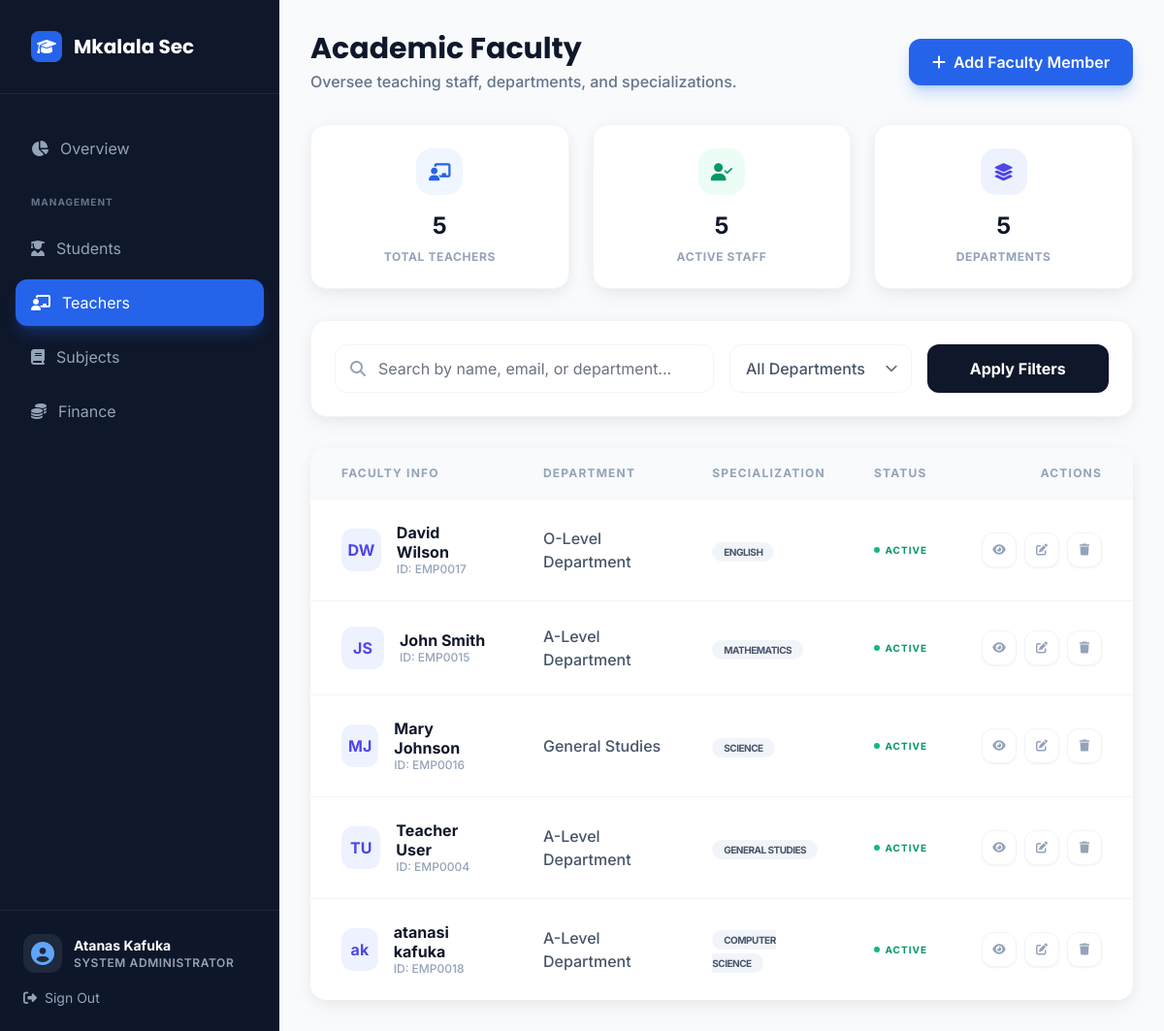
Screenshot of /teachers/ (signed in) with the database file from the repository.
### core/models.py (models this page shows, shortened)
class User(AbstractUser):
    ROLE_CHOICES = [
        ('student', _('Student')),
        ('teacher', _('Teacher')),
        ('headmaster', _('Head of School')),
    ]
    role = models.CharField(max_length=20, choices=ROLE_CHOICES, default='student')
    is_student = models.BooleanField(default=False)
    is_faculty = models.BooleanField(default=False)
    is_parent = models.BooleanField(default=False)
    is_headmaster = models.BooleanField(default=False)
    profile_picture = models.ImageField(upload_to='profile_pictures/', blank=True, null=True)
    groups = models.ManyToManyField(
        Group,
        verbose_name=_('groups'),
        blank=True,
        related_name='custom_user_set',
        related_query_name='custom_user',
    )
    user_permissions = models.ManyToManyField(
        Permission,
        verbose_name=_('user permissions'),
        blank=True,
        related_name='custom_user_set',
        related_query_name='custom_user',
    )

class FacultyProfile(models.Model):
    DESIGNATION_CHOICES = [
        ('prof', _('Professor')),
        ('assoc_prof', _('Associate Professor')),
        ('asst_prof', _('Assistant Professor')),
        ('lecturer', _('Lecturer')),
    ]
    user = models.OneToOneField(User, on_delete=models.CASCADE, related_name='faculty_profile')
    employee_id = models.CharField(max_length=20, unique=True, blank=True)
    department = models.ForeignKey(Department, on_delete=models.CASCADE)
    designation = models.CharField(max_length=MAX_NAME_LENGTH, choices=DESIGNATION_CHOICES)
    specialization = models.CharField(max_length=200, blank=True)
    joining_date = models.DateField(auto_now_add=True)
    profile_picture = models.ImageField(upload_to='faculty_pics/', blank=True, null=True)

class Department(models.Model):
    EDUCATION_LEVEL_CHOICES = [
        ('olevel', 'O-Level (Form 1-4)'),
        ('alevel', 'A-Level (Form 5-6)'),
        ('primary', 'Primary School'),
        ('tertiary', 'Tertiary/University'),
    ]
    code = models.CharField(max_length=10, unique=True)
    name = models.CharField(max_length=MAX_NAME_LENGTH)
    education_level = models.CharField(max_length=10, choices=EDUCATION_LEVEL_CHOICES, default='olevel')
    slug = models.SlugField(max_length=120, unique=True, blank=True)
    description = models.TextField(blank=True)
    class Meta:
        ordering = ['name']
        indexes = [models.Index(fields=['code'])]

### core/views.py (the view, shortened to what this page needs)
# urls.py: path('teachers/', views.TeacherListView.as_view(), name='admin_teacher_list'),
class TeacherListView(LoginRequiredMixin, UserPassesTestMixin, ListView):
    model = FacultyProfile
    template_name = 'core/admin_management/admin_teacher_list.html'
    context_object_name = 'teachers'
    paginate_by = 20
    def test_func(self):
        return is_admin(self.request.user)
    def get_queryset(self):
        queryset = FacultyProfile.objects.select_related('user', 'department').order_by('user__first_name', 'user__last_name')
        search_query = self.request.GET.get('search', '')
        department_filter = self.request.GET.get('department', '')
        if department_filter:
            queryset = queryset.filter(department__id=department_filter)
        status_filter = self.request.GET.get('status', '')
        if status_filter == 'active':
            queryset = queryset.filter(user__is_active=True)
        elif status_filter == 'inactive':
            queryset = queryset.filter(user__is_active=False)
        return queryset
    def get_context_data(self, **kwargs):
        context = super().get_context_data(**kwargs)
        total_teachers = FacultyProfile.objects.count()
        active_teachers = FacultyProfile.objects.filter(user__is_active=True).count()
        new_teachers = FacultyProfile.objects.filter(
            user__date_joined__month=timezone.now().month,
            user__date_joined__year=timezone.now().year
        ).count()
        total_departments = Department.objects.count()
        total_students = StudentProfile.objects.count()
        departments = Department.objects.all()
        context.update({
            'title': 'Teacher Management',
            'total_teachers': total_teachers,
            'active_teachers': active_teachers,
            'new_teachers': new_teachers,
            'total_departments': total_departments,
            'departments': departments,
            'total_students': total_students,
        })
        return context

### core/utils.py (called while the page is built)
def is_admin(user):
    return hasattr(user, 'admin_profile') or (hasattr(user, 'role') and user.role == 'admin') or user.is_superuser

### templates/core/admin_management/admin_teacher_list.html (shortened to what this page needs)
{% extends 'core/base_dashboard.html' %}
{% load static %}
{% block user_role %}System Administrator{% endblock %}
{% block sidebar_nav %}
<a href="{% url 'admin_dashboard' %}" class="sidebar-item text-slate-400">
    <i class="fas fa-chart-pie"></i>
    <span>Overview</span>
</a>
<div class="pt-4 pb-2 px-4 text-[10px] font-bold text-slate-500 uppercase tracking-widest">Management</div>
<a href="{% url 'admin_student_list' %}" class="sidebar-item text-slate-400">
    <i class="fas fa-user-graduate"></i>
    <span>Students</span>
</a>
<a href="{% url 'admin_teacher_list' %}" class="sidebar-item-active">
    <i class="fas fa-chalkboard-teacher"></i>
    <span>Teachers</span>
</a>
<a href="{% url 'subjects_management' %}" class="sidebar-item text-slate-400">
    <i class="fas fa-book"></i>
    <span>Subjects</span>
</a>
<a href="{% url 'admin_fees' %}" class="sidebar-item text-slate-400">
    <i class="fas fa-coins"></i>
    <span>Finance</span>
</a>
{% endblock %}
{% block main_content %}
<div class="flex flex-col md:flex-row md:items-center justify-between gap-6">
    <div class="space-y-1">
        <h1 class="text-3xl font-display font-bold text-slate-900">Academic Faculty</h1>
        <p class="text-slate-500 font-medium">Oversee teaching staff, departments, and specializations.</p>
    </div>
    <div class="flex items-center space-x-3">
        <a href="{% url 'admin_teacher_create' %}" class="btn-glow-primary px-6 py-3 flex items-center">
            <i class="fas fa-plus mr-2"></i> Add Faculty Member
        </a>
    </div>
</div>
<div class="grid grid-cols-1 md:grid-cols-3 gap-6">
    <div class="stat-card-modern">
        <div class="stat-icon bg-blue-50 text-blue-600">
            <i class="fas fa-chalkboard-teacher text-lg"></i>
        </div>
        <p class="text-2xl font-bold">{{ teachers|length }}</p>
        <p class="text-xs font-bold text-slate-400 uppercase tracking-wider">Total Teachers</p>
    </div>
    <div class="stat-card-modern">
        <div class="stat-icon bg-emerald-50 text-emerald-600">
            <i class="fas fa-user-check text-lg"></i>
        </div>
        <p class="text-2xl font-bold">{{ teachers|length }}</p>
        <p class="text-xs font-bold text-slate-400 uppercase tracking-wider">Active Staff</p>
    </div>
    <div class="stat-card-modern">
        <div class="stat-icon bg-indigo-50 text-indigo-600">
            <i class="fas fa-layer-group text-lg"></i>
        </div>
        <p class="text-2xl font-bold">{{ departments|length }}</p>
        <p class="text-xs font-bold text-slate-400 uppercase tracking-wider">Departments</p>
    </div>
</div>
<div class="card-premium p-6 shadow-soft">
    <form method="get" class="grid grid-cols-1 md:grid-cols-4 gap-4">
        <div class="md:col-span-2 relative">
            <i class="fas fa-search absolute left-4 top-1/2 -translate-y-1/2 text-slate-400"></i>
            <input type="text" name="search" value="{{ request.GET.search }}"
                   class="w-full pl-11 pr-4 py-3 rounded-xl border border-slate-100 focus:ring-2 focus:ring-blue-600/20 focus:border-blue-600 transition-all"
                   placeholder="Search by name, email, or department...">
        </div>
        <div>
            <select name="department" class="w-full px-4 py-3 rounded-xl border border-slate-100 appearance-none bg-white font-medium text-slate-600">
                <option value="">All Departments</option>
            </select>
        </div>
        <button type="submit" class="bg-slate-900 text-white font-bold rounded-xl hover:bg-slate-800 transition-all flex items-center justify-center">
            Apply Filters
        </button>
    </form>
</div>
<div class="card-premium overflow-hidden border-none shadow-soft">
    <div class="p-0 overflow-x-auto">
        <table class="w-full text-left">
            <thead class="bg-slate-50 border-b border-slate-100">
                <tr>
                    <th class="px-8 py-5 text-xs font-bold text-slate-400 uppercase tracking-widest leading-none">Faculty Info</th>
                    <th class="px-6 py-5 text-xs font-bold text-slate-400 uppercase tracking-widest leading-none">Department</th>
                    <th class="px-6 py-5 text-xs font-bold text-slate-400 uppercase tracking-widest leading-none">Specialization</th>
                    <th class="px-6 py-5 text-xs font-bold text-slate-400 uppercase tracking-widest leading-none text-center">Status</th>
                    <th class="px-8 py-5 text-xs font-bold text-slate-400 uppercase tracking-widest leading-none text-right">Actions</th>
                </tr>
            </thead>
            <tbody class="divide-y divide-slate-100">
                {% for teacher in teachers %}
                <tr class="hover:bg-slate-50/50 transition-colors">
                    <td class="px-8 py-6">
                        <div class="flex items-center space-x-4">
                            <div class="w-11 h-11 rounded-xl bg-indigo-50 text-indigo-600 flex items-center justify-center font-bold">
                                {{ teacher.user.first_name.0 }}{{ teacher.user.last_name.0 }}
                            </div>
                            <div>
                                <p class="font-bold text-slate-900 leading-tight">{{ teacher.user.get_full_name|default:teacher.user.username }}</p>
                                <p class="text-xs text-slate-400 font-medium">ID: {{ teacher.employee_id|default:"N/A" }}</p>
                            </div>
                        </div>
                    </td>
                    <td class="px-6 py-6 font-medium text-slate-600">
                        {{ teacher.department.name|default:"Science & Tech" }}
                    </td>
                    <td class="px-6 py-6">
                        <span class="px-3 py-1 bg-slate-100 text-slate-600 text-[10px] font-bold rounded-full uppercase tracking-tighter">
                            {{ teacher.specialization|default:"General Instructor" }}
                        </span>
                    </td>
                    <td class="px-6 py-6 text-center">
                        {% if teacher.user.is_active %}
                            <div class="flex items-center justify-center space-x-1.5 text-emerald-600 font-bold text-[10px] uppercase tracking-widest">
                                <span class="w-1.5 h-1.5 rounded-full bg-emerald-500 animate-pulse"></span>
                                <span>Active</span>
                            </div>
                        {% else %}
                            <div class="flex items-center justify-center space-x-1.5 text-slate-400 font-bold text-[10px] uppercase tracking-widest">
                                <span class="w-1.5 h-1.5 rounded-full bg-slate-300"></span>
                                <span>Inactive</span>
                            </div>
                        {% endif %}
                    </td>
                    <td class="px-8 py-6 text-right">
                        <div class="flex items-center justify-end space-x-2">
                            <a href="{% url 'admin_teacher_detail' teacher.pk %}" class="w-9 h-9 rounded-xl bg-white border border-slate-100 text-slate-400 hover:text-blue-600 hover:border-blue-200 flex items-center justify-center transition-all shadow-sm">
                                <i class="fas fa-eye text-xs"></i>
                            </a>
                            <a href="{% url 'admin_teacher_edit' teacher.pk %}" class="w-9 h-9 rounded-xl bg-white border border-slate-100 text-slate-400 hover:text-indigo-600 hover:border-indigo-200 flex items-center justify-center transition-all shadow-sm">
                                <i class="fas fa-edit text-xs"></i>
                            </a>
                            <a href="{% url 'admin_teacher_delete' teacher.pk %}" class="w-9 h-9 rounded-xl bg-white border border-slate-100 text-slate-400 hover:text-red-600 hover:border-red-200 flex items-center justify-center transition-all shadow-sm">
                                <i class="fas fa-trash text-xs"></i>
                            </a>
                        </div>
                    </td>
                </tr>
                {% endfor %}
            </tbody>
        </table>
    </div>
</div>
{% endblock %}

### templates/core/base_dashboard.html (shortened to what this page needs)
{% load static %}
<!DOCTYPE html>
<html lang="en" class="h-full bg-slate-50 text-slate-900 antialiased">
<head>
    <link href="{% static 'css/tailwind.css' %}" rel="stylesheet" />
    <link rel="stylesheet" href="https://cdnjs.cloudflare.com/ajax/libs/font-awesome/6.4.0/css/all.min.css">
</head>
<body class="h-full font-sans overflow-hidden">
    <div class="flex h-full">
        <aside id="sidebar" class="fixed inset-y-0 left-0 z-50 w-72 bg-slate-900 text-white transition-transform duration-300 -translate-x-full lg:translate-x-0 lg:static lg:inset-0">
            <div class="flex flex-col h-full">
                <div class="p-8 border-b border-slate-800">
                    <a href="{% url 'public_home' %}" class="flex items-center space-x-3">
                        <div class="w-8 h-8 bg-blue-600 rounded-lg flex items-center justify-center text-white">
                            <i class="fas fa-graduation-cap"></i>
                        </div>
                        <span class="text-xl font-display font-bold">Mkalala Sec</span>
                    </a>
                </div>
                <nav class="flex-1 px-4 py-8 space-y-2 overflow-y-auto">
                    {% block sidebar_nav %}{% endblock %}
                </nav>
                <div class="p-6 border-t border-slate-800 bg-slate-900/50">
                    <div class="flex items-center space-x-3 mb-4">
                        <div class="w-10 h-10 rounded-xl bg-slate-800 flex items-center justify-center text-blue-400">
                            <i class="fas fa-user-circle text-2xl"></i>
                        </div>
                        <div class="flex-1 min-w-0">
                            <p class="text-sm font-bold truncate">{{ user.get_full_name|default:user.username }}</p>
                            <p class="text-xs text-slate-400 uppercase tracking-wider font-semibold">{% block user_role %}{% endblock %}</p>
                        </div>
                    </div>
                    <a href="{% url 'logout' %}" class="flex items-center space-x-2 text-sm text-slate-400 hover:text-red-400 transition-colors">
                        <i class="fas fa-sign-out-alt"></i>
                        <span>Sign Out</span>
                    </a>
                </div>
            </div>
        </aside>
        <div class="flex-1 flex flex-col min-w-0 overflow-hidden">
            <main class="flex-1 overflow-y-auto p-4 lg:p-8 space-y-8">
                {% block main_content %}{% endblock %}
            </main>
        </div>
    </div>
</body>
</html>

### rows the page displays
User: get_full_name "Atanas Kafuka"
FacultyProfile: user.first_name.0 "D", user.last_name.0 "W", user.get_full_name "David Wilson", employee_id "EMP0017", department.name "O-Level Department", specialization "ENGLISH", shows "ACTIVE"
FacultyProfile: user.first_name.0 "J", user.last_name.0 "S", user.get_full_name "John Smith", employee_id "EMP0015", department.name "A-Level Department", specialization "MATHEMATICS", shows "ACTIVE"
FacultyProfile: user.first_name.0 "M", user.last_name.0 "J", user.get_full_name "Mary Johnson", employee_id "EMP0016", department.name "General Studies", specialization "SCIENCE", shows "ACTIVE"
FacultyProfile: user.first_name.0 "T", user.last_name.0 "U", user.get_full_name "Teacher User", employee_id "EMP0004", department.name "A-Level Department", specialization "GENERAL STUDIES", shows "ACTIVE"
FacultyProfile: user.first_name.0 "a", user.last_name.0 "k", user.get_full_name "atanasi kafuka", employee_id "EMP0018", department.name "A-Level Department", specialization "COMPUTER SCIENCE", shows "ACTIVE"

### other values shown
{{ teachers|length }} "5"
{{ departments|length }} "5"
